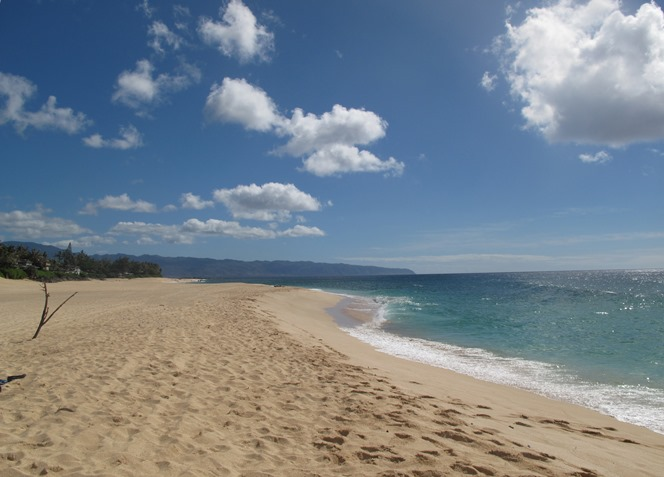
#> input picture cs431/homework2/images/bg.jpg, 664 x 477 px
$ python hw2.py
#> lines starting #> are read from the running program, lines starting #| are printed output that depends on the picture
#!/usr/bin/env python3
# Author: Alvin Lin (axl1439)
# Intro to Computer Vision: Homework 2

import cv2
import matplotlib.pyplot as plt
import numpy as np
import sklearn.cluster as skcluster

from makeLMfilters import makeLMfilters

CROP_BOUNDARY = 25

# [47 lines left out: functions kmeans, test_kmeans, not called in this run]

def segmentImg(img_grayscale, k=16):
    """
    Given a graysacle image and a number of segments to return (for kmeans),
    this function returns a 2d array the same size as the image containing
    indexes of the cluster that each pixel belongs to.
    """
    # Read in the image and its dimensions.
    rows, cols = img_grayscale.shape
    # Get the filter bank, which comes out as 49 x 49 x 48.
    # We need to transpose it to 48 x 49 x 49 so that each first axis
    # element is a different filter. This allows us to simply iterate
    # through the first axis to get each filter.
    filters = makeLMfilters().transpose()
    # Apply all the filters to each image, responses becomes a
    # (48, rows, cols)) sized bank.
    responses = np.array([
        cv2.filter2D(img_grayscale, -1, filter) for filter in filters
    ])
    # We need to transpose it to image_x * image_y * 48 to get a
    # image sized matrix with a 48 dimensional vector for each
    # (x, y) pair.
    transposed_responses = responses.transpose()
    # In order to apply the Kmeans algorithm though, we have to flatten it
    # into a (rows * cols, 48) sized array.
    data_matrix = np.concatenate(transposed_responses, axis=0)
    # Run Kmeans on this data matrix.
    kmeans = skcluster.KMeans(init='k-means++', n_clusters=k, random_state=0)
    # Reshape the result of the kmeans clustering back into a (rows, cols)
    # array and return it. This array is now (rows, cols) shaped and contains
    # indexes at each coordinate of the cluster it belongs to.
    return kmeans.fit_predict(data_matrix).reshape(cols, rows).transpose()

# [49 lines left out: functions visualize_segments, visualize_segments_separate, transferImg, not called in this run]

def main():
    bg_color = cv2.imread('images/bg.jpg', cv2.IMREAD_COLOR)
#> bg_color is the input picture: shape (477, 664, 3); mean B, G, R 140.8, 131.3, 120.5
    bg2_color = cv2.imread('images/bg2.jpg', cv2.IMREAD_COLOR)
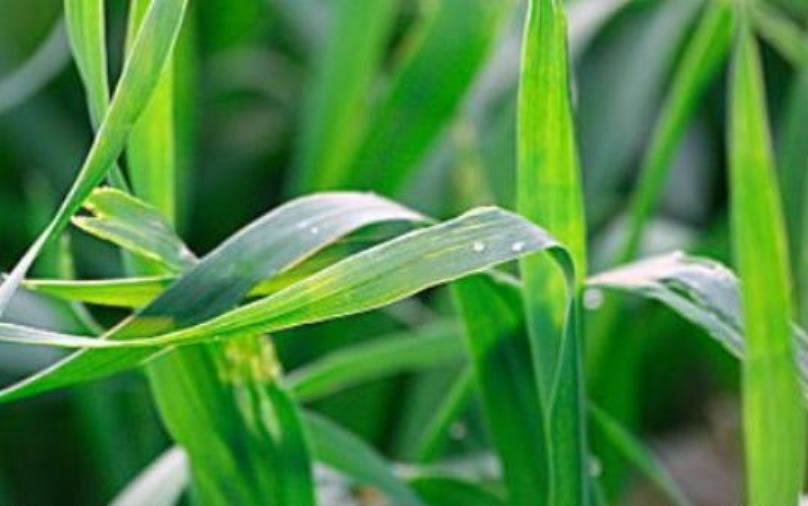
#> input picture cs431/homework2/images/bg2.jpg, 808 x 506 px
#> bg2_color is the input picture: shape (506, 808, 3); mean B, G, R 62.7, 136.7, 74.8

    cheetah_gray = cv2.imread('images/cheetah.jpg', cv2.IMREAD_GRAYSCALE)
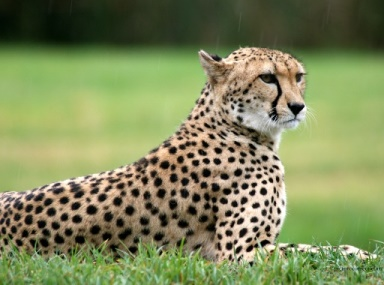
#> input picture cs431/homework2/images/cheetah.jpg, 384 x 285 px
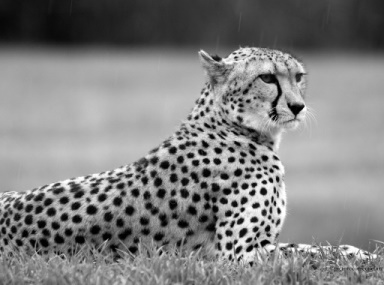
#> cheetah_gray: shape (285, 384); min 0, max 255, mean 129.1
    cheetah_color = cv2.imread('images/cheetah.jpg', cv2.IMREAD_COLOR)
#> cheetah_color is the input picture: shape (285, 384, 3); mean B, G, R 90.7, 137.2, 127.7
    cheetah_segments = segmentImg(cheetah_gray, k=40)
    cheetah_transposed = transferImg(
    [37, 35, 33, 30, 26, 25, 24, 23, 19, 17, 16, 11, 7, 6, 5, 4, 0],
    cheetah_segments, cheetah_color, bg_color, offset=(120, 60))
    visualize_segments(cheetah_segments)
    cv2.imshow('cheetah transposed', cheetah_transposed)

    gecko_gray = cv2.imread('images/gecko.jpg', cv2.IMREAD_GRAYSCALE)
    gecko_color = cv2.imread('images/gecko.jpg', cv2.IMREAD_COLOR)
    gecko_segments = segmentImg(gecko_gray, k=40)
    visualize_segments(gecko_segments)
    gecko_transposed = transferImg(
        [38, 37, 35, 33, 32, 31, 29, 28, 27, 25, 24, 22, 21,
         20, 18, 17, 16, 15, 14, 13, 12, 11, 10, 7, 6, 4, 2, 1],
        gecko_segments, gecko_color, bg2_color, offset=(120, 60))
    cv2.imshow('gecko transposed', gecko_transposed)

    cv2.waitKey(0)
    cv2.destroyAllWindows()

if __name__ == '__main__':
    main()
#> (the call stopped at in segmentImg, `filters = makeLMfilters().transpose()`: makeLMfilters is not available in this run)
